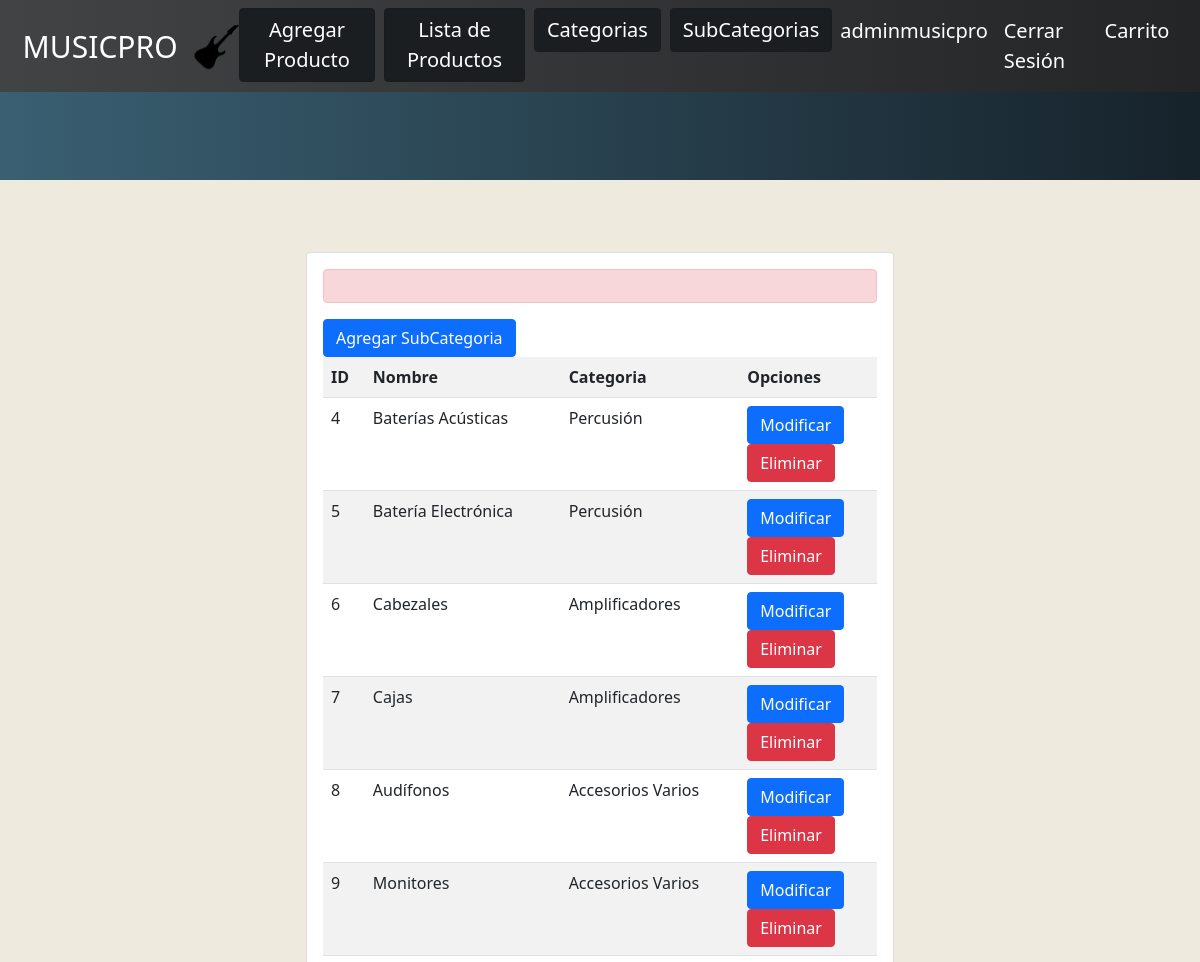
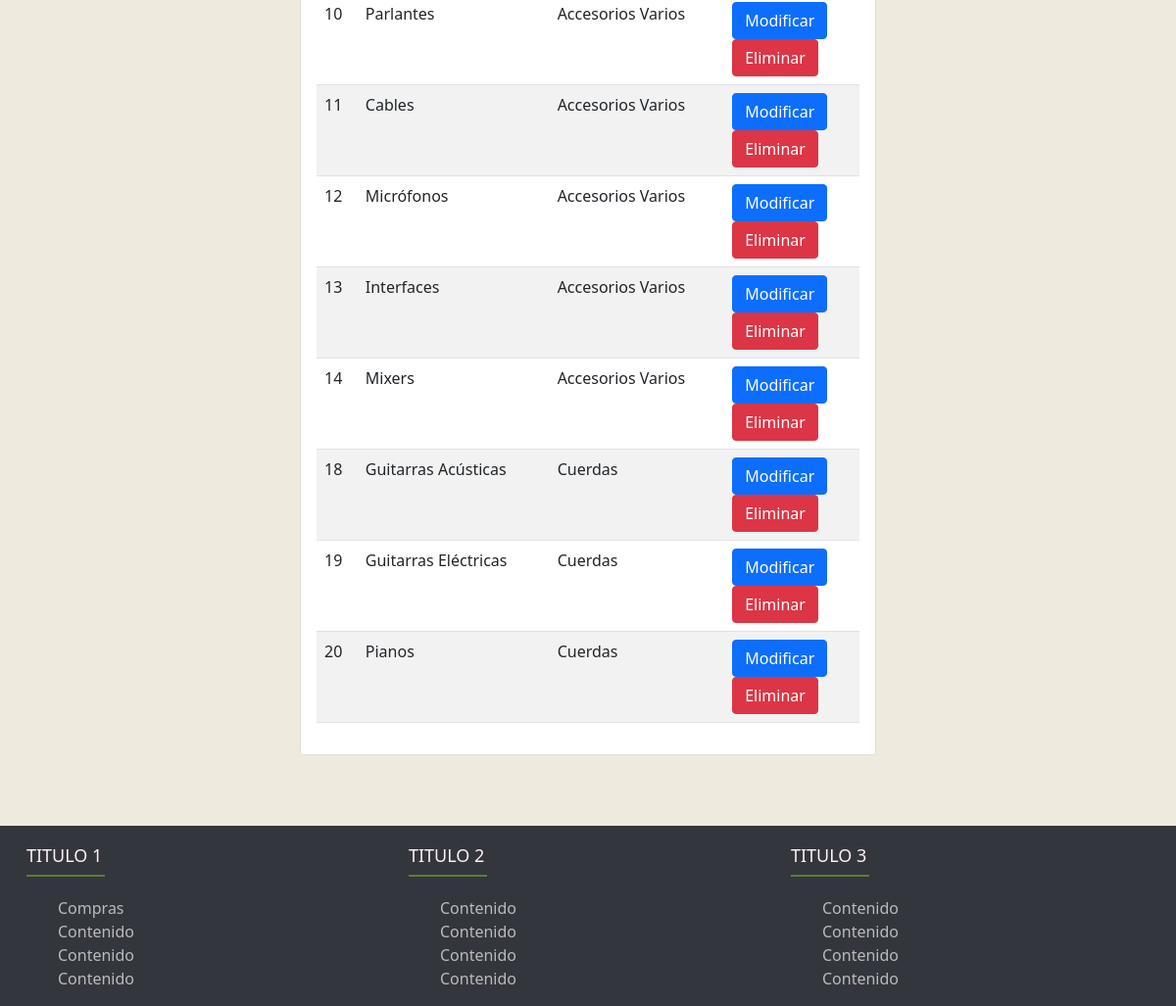
/list_subcat/ (signed in), run on the app's committed database (2 pictures, top to bottom).
### core/models.py (models this page shows, shortened)
class Sub_Categoria(models.Model):
    nom_subcat = models.CharField(max_length=200, null=False)
    categoria = models.ForeignKey(Categoria, on_delete=models.CASCADE)

class Categoria(models.Model):
    categoria = models.CharField(max_length=200, null=False)
    def __str__(self):
        return self.categoria

### core/views.py (the view)
# urls.py: path('list_subcat/', views.list_subcat, name="list_subcat"),
def list_subcat(request):
    all_subcat = Sub_Categoria.objects.all()
    data ={
        'all_subcat':all_subcat
    }
    return render(request, 'core/list_subcat.html', data)

### core/templates/core/list_subcat.html (shortened to what this page needs)
{% extends 'core/base.html' %}
{% block content %}
{% load humanize %}
<br>
<br>
<br>
<div class="row">
    <div class="col-12 col-md-6 offset-md-3">
        <div class="card">
            <div class="card-body">
                <div>
                    <p class="alert alert-danger">{{ mensaje }}</p>
                    <a class="btn btn-primary" href="{% url 'new_subcat' %}">Agregar SubCategoria</a>
                </div>
                <table class="table table-striped table-hover">
                    <tr>
                        <th>ID</th>
                        <th>Nombre</th>
                        <th>Categoria</th>
                        <th>Opciones</th>
                    </tr>
                    {% for as in all_subcat %}
                    <tr>
                        <td>{{ as.id | title }}</td>
                        <td>{{ as.nom_subcat | title }}</td>
                        <td>{{ as.categoria | title }}</td>
                        <td>
                            <a class="btn btn-primary" href="{% url 'modify_subcat' as.id %}">Modificar</a>
                            <br>
                            <a class="btn btn-danger" href="{% url 'delete_subcat' as.id %}">Eliminar</a>
                        </td>
                    </tr>
                    {% endfor %}
                </table>
            </div>
        </div>
    </div>
</div>
<br>
<br>
<br>
{% endblock %}

### core/templates/core/base.html (shortened to what this page needs)
{% load static %}
<!DOCTYPE html>
<html lang="es">
<head>
    <link rel="stylesheet" href="https://cdn.jsdelivr.net/npm/bootstrap-icons@1.5.0/font/bootstrap-icons.css">
    <link href="https://cdn.jsdelivr.net/npm/bootstrap@5.0.1/dist/css/bootstrap.min.css" rel="stylesheet">
    <link rel="stylesheet" href="{% static 'css/index.css' %}">
</head>
<body class="uwu">
    <nav class="navbar navbar-expand-lg  fixed-top">
        <div class="container-fluid">
            <a class="navbar-brand" style="font-size: 30px;" href="{% url 'index' %}">MUSICPRO</a>
            <img src="{% static 'img/music_pro.png' %}" style="width: 45px; padding-top: 10px;" alt="">
            <div class="collapse navbar-collapse " id="navbarSupportedContent">
                <ul class="navbar-nav ms-auto mb-2 mb-lg-0">
                    {% if user.is_authenticated %}
                        {% if user.is_superuser %}
                        <li class="nav-item">
                            <a class="btn btn-dark active" href="{% url 'new_product' %}">Agregar Producto</a>
                        </li>
                        <li class="nav-item">
                            <a class="btn btn-dark active" href="{% url 'list_product' %}">Lista de Productos</a>
                        </li>
                        <li class="nav-item">
                            <a class="btn btn-dark active" href="{% url 'list_category' %}">Categorias</a>
                        </li>
                        <li class="nav-item">
                            <a class="btn btn-dark active" href="{% url 'list_subcat' %}">SubCategorias</a>
                        </li>
                        {% endif %}
                    <li class="nav-item">
                        <a class="nav-link active">{{ user.username }}</a>
                    </li>
                    <li class="nav-item">
                        <a class="nav-link active" href="{% url 'logout' %}">Cerrar Sesión</a>
                    </li>
                    {% endif %}
                    <li>
                        <a href="{% url 'cart' %}" class="nav-item nav-link">Carrito</a>
                    </li>
                </ul>
            </div>
        </div>
    </nav>
    <div class="row">
        <div class="bottom_nav">
            <ul class="row">
            </ul>
        </div>
    </div>
    {% block content %} {% endblock %}
    <footer class="footer">
        <div class="container ">
            <div class="row">
                <div class="footer-col col-lg-4 col-md-2 col-sm-4 col-xs-12">
                    <h4>TITULO 1</h4>
                    <ul>
                        <li>
                            <a href="#">Compras</a>
                        </li>
                        <li>
                            <a href="#">contenido</a>
                        </li>
                        <li>
                            <a href="#">contenido</a>
                        </li>
                        <li>
                            <a href="#">contenido</a>
                        </li>
                    </ul>
                </div>
                <div class="footer-col col-lg-4 col-md-4 col-sm-4 col-xs-12">
                    <h4>TITULO 2 </h4>
                    <ul>
                        <li>
                            <a href="#">contenido</a>
                        </li>
                        <li>
                            <a href="#">contenido</a>
                        </li>
                        <li>
                            <a href="#">contenido</a>
                        </li>
                        <li>
                            <a href="#">contenido</a>
                        </li>
                    </ul>
                </div>
                <div class="footer-col  col-lg-4 col-md-4 col-sm-4 col-xs-12">
                    <h4>TITULO 3</h4>
                    <ul>
                        <li>
                            <a href="#">contenido</a>
                        </li>
                        <li>
                            <a href="#">contenido</a>
                        </li>
                        <li>
                            <a href="#">contenido</a>
                        </li>
                        <li>
                            <a href="#">contenido</a>
                        </li>
                    </ul>
                </div>
            </div>
        </div>
    </footer>
</body>
</html>

### core/static/css/index.css (style rules this page uses)
.uwu { background-color: rgb(238, 234, 221); }
.bottom_nav { width: 100%; background: #16222A; background: -webkit-linear-gradient(to right, #3A6073, #16222A); background: linear-gradient(to right, #3A6073, #16222A); height: 45px; padding: 80px 50px; padding-top: 100px; }
.bottom_nav ul { height: 45px; display: flex; justify-content: space-between; align-items: center; }
.container-fluid a { font-size: 20px; color: #ffffff; }
.navbar { background: #232526; background: -webkit-linear-gradient(to right, #2c2c31, #232526); background: linear-gradient(to right, #414345, #232526); }
footer .container { max-width: 1170px; margin: auto; }
.footer { background-color: #33363d; }
ul { list-style: none; }
.footer { padding-top: 20px; }
.footer-col { text-transform: capitalize; }
footer .row { text-align: left; }
.footer-col h4 { font-size: 18px; color: lavenderblush; text-transform: capitalize; margin-bottom: 30px; font-weight: 500; position: relative; }
.footer-col ul li a { font-size: 16px; text-transform: capitalize; color: #fff; text-decoration: none; font-weight: 300; color: #bbb; display: block; }
.footer-col h4::before { content: ''; position: absolute; left: 10; bottom: -10px; background-color: rgb(90, 126, 54); height: 2px; box-sizing: border-box; width: 80px; }

### data on the page
Sub_Categoria: id "4", nom_subcat "Baterías Acústicas", categoria "Percusión"
Sub_Categoria: id "5", nom_subcat "Batería Electrónica", categoria "Percusión"
Sub_Categoria: id "6", nom_subcat "Cabezales", categoria "Amplificadores"
Sub_Categoria: id "7", nom_subcat "Cajas", categoria "Amplificadores"
Sub_Categoria: id "8", nom_subcat "Audífonos", categoria "Accesorios Varios"
Sub_Categoria: id "9", nom_subcat "Monitores", categoria "Accesorios Varios"
Sub_Categoria: id "10", nom_subcat "Parlantes", categoria "Accesorios Varios"
Sub_Categoria: id "11", nom_subcat "Cables", categoria "Accesorios Varios"
Sub_Categoria: id "12", nom_subcat "Micrófonos", categoria "Accesorios Varios"
Sub_Categoria: id "13", nom_subcat "Interfaces", categoria "Accesorios Varios"
Sub_Categoria: id "14", nom_subcat "Mixers", categoria "Accesorios Varios"
Sub_Categoria: id "18", nom_subcat "Guitarras Acústicas", categoria "Cuerdas"
Sub_Categoria: id "19", nom_subcat "Guitarras Eléctricas", categoria "Cuerdas"
Sub_Categoria: id "20", nom_subcat "Pianos", categoria "Cuerdas"

### other printed values
{{ user.username }} "adminmusicpro"
